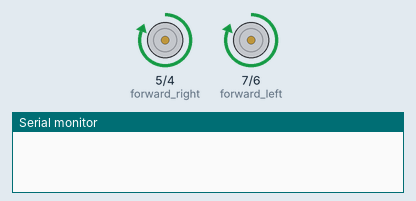
Bench run of a sketch on a simulated Arduino Uno, built with avr-gcc and run on an emulated ATmega328P. On the bench: motor-driver pin pairs drawn as motors (green arrow = first pin HIGH = forward, orange = second pin HIGH = backward, longer = more drive, scaled by the enable pin), the last lines printed to the serial monitor.

Above: at 1.0 s.
At 4.0 s:
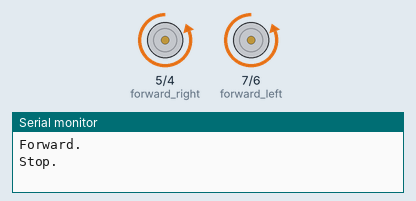
At 8.2 s:
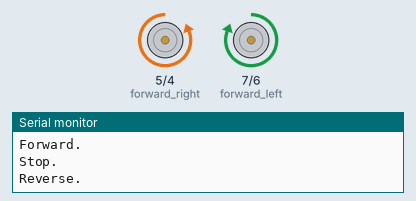
At 10.5 s:
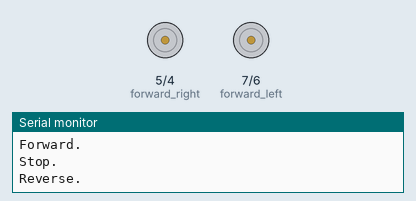
Timing chart, 0 to 15.6 s (numbered marks = the images above):
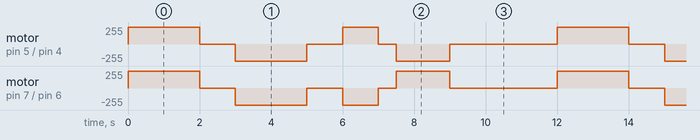

Measured:
- by itself, motor on pin 7 (forward_left) / pin 6 (reverse_left): repeats every 12.0 s: stopped 1.0 s, backward 255/255 2.0 s, stopped 1.0 s, backward 255/255 1.0 s, stopped 0.50 s, forward 255/255 1.5 s, stopped 3.0 s, forward 255/255 2.0 s
- by itself, motor on pin 5 (forward_right) / pin 4 (reverse_right): repeats every 12.0 s: stopped 1.0 s, backward 255/255 2.0 s, stopped 1.0 s, forward 255/255 1.0 s, stopped 0.50 s, backward 255/255 1.5 s, stopped 3.0 s, forward 255/255 2.0 s

The sketch:

RobotTest.ino
```cpp
int pwm_left = 9;
int pwm_right = 10;

int forward_left = 7;
int reverse_left = 6;
int forward_right = 5;
int reverse_right = 4;

void setup() {
  Serial.begin(9600);
  // put your setup code here, to run once:
  pinMode(pwm_left, OUTPUT);
  pinMode(pwm_right, OUTPUT);
  pinMode(forward_left, OUTPUT);
  pinMode(reverse_left, OUTPUT);
  pinMode(forward_right, OUTPUT);
  pinMode(reverse_right, OUTPUT);

}

void loop() {
  // put your main code here, to run repeatedly:
  forward(255, 2000);
  Serial.println("Forward.");
  stopAndWait(1000);
  Serial.println("Stop.");

  reverse(255, 2000);
  Serial.println("Reverse.");
  stopAndWait(1000);

  left(255, 1000);
  stopAndWait(500);

  right(255, 1500);
  stopAndWait(3000);


}

void forward(int velocity, int duration) {
  digitalWrite(forward_left, HIGH);
  digitalWrite(forward_right, HIGH);
  digitalWrite(reverse_left, LOW);
  digitalWrite(reverse_right, LOW);
  analogWrite(pwm_left, velocity);
  analogWrite(pwm_right, velocity);
  delay(duration);
}

void reverse(int velocity, int duration) {
  digitalWrite(forward_left, LOW);
  digitalWrite(forward_right, LOW);
  digitalWrite(reverse_left, HIGH);
  digitalWrite(reverse_right, HIGH);
  analogWrite(pwm_left, velocity);
  analogWrite(pwm_right, velocity);
  delay(duration);
}

void left(int velocity, int duration) {
  digitalWrite(forward_left, LOW);
  digitalWrite(forward_right, HIGH);
  digitalWrite(reverse_left, HIGH);
  digitalWrite(reverse_right, LOW);
  analogWrite(pwm_left, velocity);
  analogWrite(pwm_right, velocity);
  delay(duration);
}

void right(int velocity, int duration) {
  digitalWrite(forward_left, HIGH);
  digitalWrite(forward_right, LOW);
  digitalWrite(reverse_left, LOW);
  digitalWrite(reverse_right, HIGH);
  analogWrite(pwm_left, velocity);
  analogWrite(pwm_right, velocity);
  delay(duration);
}

void stopAndWait(int duration) {

  digitalWrite(forward_left, LOW);
  digitalWrite(forward_right, LOW);
  digitalWrite(reverse_left, LOW);
  digitalWrite(reverse_right, LOW);
  delay(duration);
}
```
